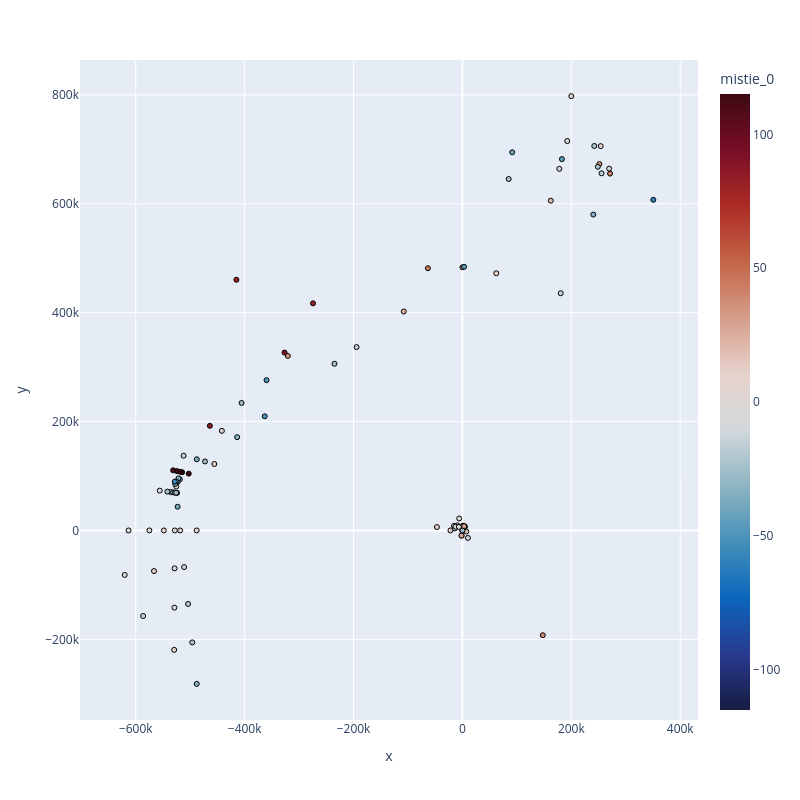

Notebook code cell kept with this figure:
### Code cell
airbornegeo.plotly_points(
    inters,
    color_col=inters.columns[-1],
    hover_cols=["line1", "line2"],
    robust=True,
    absolute=True,
    cmap="balance",
    size=5,
    edge_width=1,
)
